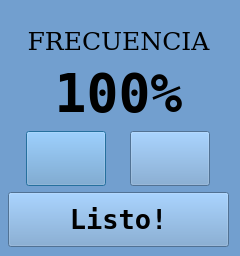
<?xml version="1.0" encoding="UTF-8"?>
<ui version="4.0">
 <class>Dialog</class>
 <widget class="QDialog" name="Dialog">
  <property name="geometry">
   <rect>
    <x>0</x>
    <y>0</y>
    <width>240</width>
    <height>256</height>
   </rect>
  </property>
  <property name="windowTitle">
   <string>Dialog</string>
  </property>
  <property name="styleSheet">
   <string notr="true">background-color: rgb(114, 159, 207);</string>
  </property>
  <widget class="QWidget" name="verticalLayoutWidget">
   <property name="geometry">
    <rect>
     <x>8</x>
     <y>10</y>
     <width>221</width>
     <height>237</height>
    </rect>
   </property>
   <layout class="QVBoxLayout" name="verticalLayout">
    <property name="topMargin">
     <number>5</number>
    </property>
    <item>
     <spacer name="verticalSpacer">
      <property name="orientation">
       <enum>Qt::Vertical</enum>
      </property>
      <property name="sizeHint" stdset="0">
       <size>
        <width>20</width>
        <height>40</height>
       </size>
      </property>
     </spacer>
    </item>
    <item>
     <layout class="QHBoxLayout" name="horizontalLayout_2">
      <property name="topMargin">
       <number>0</number>
      </property>
      <item>
       <widget class="QLabel" name="whatchLabel">
        <property name="sizePolicy">
         <sizepolicy hsizetype="Preferred" vsizetype="Fixed">
          <horstretch>0</horstretch>
          <verstretch>0</verstretch>
         </sizepolicy>
        </property>
        <property name="minimumSize">
         <size>
          <width>0</width>
          <height>30</height>
         </size>
        </property>
        <property name="font">
         <font>
          <family>DejaVu Serif</family>
          <pointsize>19</pointsize>
         </font>
        </property>
        <property name="text">
         <string>FRECUENCIA</string>
        </property>
        <property name="alignment">
         <set>Qt::AlignHCenter|Qt::AlignTop</set>
        </property>
       </widget>
      </item>
     </layout>
    </item>
    <item>
     <layout class="QHBoxLayout" name="horizontalLayout_3">
      <property name="topMargin">
       <number>0</number>
      </property>
      <item>
       <widget class="QLabel" name="whatfreqLabel">
        <property name="sizePolicy">
         <sizepolicy hsizetype="Minimum" vsizetype="Preferred">
          <horstretch>0</horstretch>
          <verstretch>0</verstretch>
         </sizepolicy>
        </property>
        <property name="minimumSize">
         <size>
          <width>160</width>
          <height>0</height>
         </size>
        </property>
        <property name="font">
         <font>
          <family>DejaVu Sans Mono</family>
          <pointsize>40</pointsize>
          <weight>75</weight>
          <bold>true</bold>
         </font>
        </property>
        <property name="text">
         <string>100%</string>
        </property>
        <property name="alignment">
         <set>Qt::AlignCenter</set>
        </property>
       </widget>
      </item>
     </layout>
    </item>
    <item>
     <layout class="QHBoxLayout" name="horizontalLayout">
      <property name="spacing">
       <number>6</number>
      </property>
      <property name="sizeConstraint">
       <enum>QLayout::SetDefaultConstraint</enum>
      </property>
      <property name="topMargin">
       <number>0</number>
      </property>
      <item>
       <widget class="QPushButton" name="pushButton1">
        <property name="sizePolicy">
         <sizepolicy hsizetype="Fixed" vsizetype="Fixed">
          <horstretch>0</horstretch>
          <verstretch>0</verstretch>
         </sizepolicy>
        </property>
        <property name="minimumSize">
         <size>
          <width>80</width>
          <height>55</height>
         </size>
        </property>
        <property name="text">
         <string/>
        </property>
        <property name="icon">
         <iconset resource="res_lipo2.qrc">
          <normaloff>:/images/resources/arrow_up.png</normaloff>:/images/resources/arrow_up.png</iconset>
        </property>
        <property name="iconSize">
         <size>
          <width>40</width>
          <height>40</height>
         </size>
        </property>
       </widget>
      </item>
      <item>
       <widget class="QPushButton" name="pushButton2">
        <property name="sizePolicy">
         <sizepolicy hsizetype="Fixed" vsizetype="Fixed">
          <horstretch>0</horstretch>
          <verstretch>0</verstretch>
         </sizepolicy>
        </property>
        <property name="minimumSize">
         <size>
          <width>80</width>
          <height>55</height>
         </size>
        </property>
        <property name="text">
         <string/>
        </property>
        <property name="icon">
         <iconset resource="res_lipo2.qrc">
          <normaloff>:/images/resources/arrow_down.png</normaloff>:/images/resources/arrow_down.png</iconset>
        </property>
        <property name="iconSize">
         <size>
          <width>40</width>
          <height>40</height>
         </size>
        </property>
       </widget>
      </item>
     </layout>
    </item>
    <item>
     <widget class="QPushButton" name="endButton">
      <property name="sizePolicy">
       <sizepolicy hsizetype="Minimum" vsizetype="Minimum">
        <horstretch>0</horstretch>
        <verstretch>0</verstretch>
       </sizepolicy>
      </property>
      <property name="minimumSize">
       <size>
        <width>0</width>
        <height>55</height>
       </size>
      </property>
      <property name="font">
       <font>
        <family>DejaVu Sans Mono</family>
        <pointsize>20</pointsize>
        <weight>75</weight>
        <bold>true</bold>
       </font>
      </property>
      <property name="text">
       <string>Listo!</string>
      </property>
     </widget>
    </item>
   </layout>
  </widget>
 </widget>
 <resources>
  <include location="res_lipo2.qrc"/>
 </resources>
 <connections/>
</ui>
